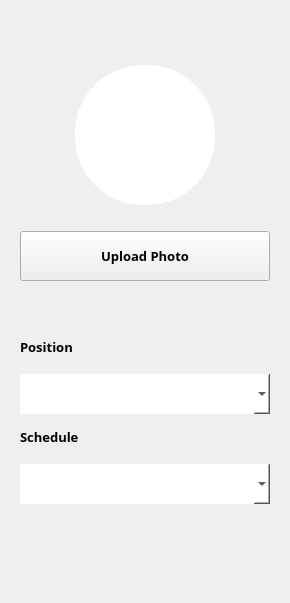
                         <widget class="QWidget" name="widget_91" native="true">
                          <layout class="QVBoxLayout" name="verticalLayout_47">
                           <property name="topMargin">
                            <number>0</number>
                           </property>
                           <item>
                            <widget class="QWidget" name="widget_92" native="true">
                             <property name="sizePolicy">
                              <sizepolicy hsizetype="Expanding" vsizetype="Expanding">
                               <horstretch>0</horstretch>
                               <verstretch>0</verstretch>
                              </sizepolicy>
                             </property>
                             <property name="layoutDirection">
                              <enum>Qt::LeftToRight</enum>
                             </property>
                             <layout class="QVBoxLayout" name="verticalLayout_48">
                              <property name="topMargin">
                               <number>25</number>
                              </property>
                              <property name="bottomMargin">
                               <number>5</number>
                              </property>
                              <item>
                               <spacer name="verticalSpacer_24">
                                <property name="orientation">
                                 <enum>Qt::Vertical</enum>
                                </property>
                                <property name="sizeHint" stdset="0">
                                 <size>
                                  <width>20</width>
                                  <height>40</height>
                                 </size>
                                </property>
                               </spacer>
                              </item>
                              <item alignment="Qt::AlignHCenter">
                               <widget class="QLabel" name="lblEMEpic">
                                <property name="minimumSize">
                                 <size>
                                  <width>140</width>
                                  <height>140</height>
                                 </size>
                                </property>
                                <property name="maximumSize">
                                 <size>
                                  <width>140</width>
                                  <height>140</height>
                                 </size>
                                </property>
                                <property name="styleSheet">
                                 <string notr="true">background-color: rgb(255, 255, 255);
border-radius:68px;</string>
                                </property>
                                <property name="text">
                                 <string/>
                                </property>
                                <property name="pixmap">
                                 <pixmap>user_icon.png</pixmap>
                                </property>
                                <property name="scaledContents">
                                 <bool>true</bool>
                                </property>
                                <property name="alignment">
                                 <set>Qt::AlignCenter</set>
                                </property>
                               </widget>
                              </item>
                              <item>
                               <spacer name="verticalSpacer_25">
                                <property name="orientation">
                                 <enum>Qt::Vertical</enum>
                                </property>
                                <property name="sizeType">
                                 <enum>QSizePolicy::Fixed</enum>
                                </property>
                                <property name="sizeHint" stdset="0">
                                 <size>
                                  <width>216</width>
                                  <height>17</height>
                                 </size>
                                </property>
                               </spacer>
                              </item>
                              <item alignment="Qt::AlignHCenter">
                               <widget class="QPushButton" name="btnEMEupload">
                                <property name="minimumSize">
                                 <size>
                                  <width>250</width>
                                  <height>50</height>
                                 </size>
                                </property>
                                <property name="maximumSize">
                                 <size>
                                  <width>250</width>
                                  <height>43</height>
                                 </size>
                                </property>
                                <property name="font">
                                 <font>
                                  <family>Century Gothic</family>
                                  <pointsize>10</pointsize>
                                  <weight>75</weight>
                                  <bold>true</bold>
                                 </font>
                                </property>
                                <property name="styleSheet">
                                 <string notr="true">QPushButton {
	border-radius: 5px;
	border: 1px solid black;
	color: rgb(255, 255, 255);
	background-color: rgb(0, 0, 0);
}

QPushButton:hover {
	
	background-color: rgb(70, 70, 70);
}

QPushButton:pressed {
	color: rgb(106, 106, 106);
	background-color: rgb(0, 0, 0);
}background-color: rgb(255, 255, 255);</string>
                                </property>
                                <property name="text">
                                 <string>Upload Photo</string>
                                </property>
                               </widget>
                              </item>
                             </layout>
                            </widget>
                           </item>
                           <item>
                            <spacer name="verticalSpacer_26">
                             <property name="orientation">
                              <enum>Qt::Vertical</enum>
                             </property>
                             <property name="sizeHint" stdset="0">
                              <size>
                               <width>20</width>
                               <height>40</height>
                              </size>
                             </property>
                            </spacer>
                           </item>
                           <item>
                            <widget class="QWidget" name="widget_93" native="true">
                             <property name="sizePolicy">
                              <sizepolicy hsizetype="Expanding" vsizetype="Expanding">
                               <horstretch>0</horstretch>
                               <verstretch>0</verstretch>
                              </sizepolicy>
                             </property>
                             <layout class="QVBoxLayout" name="verticalLayout_49">
                              <property name="spacing">
                               <number>16</number>
                              </property>
                              <property name="bottomMargin">
                               <number>10</number>
                              </property>
                              <item>
                               <widget class="QLabel" name="label_55">
                                <property name="font">
                                 <font>
                                  <family>Century Gothic</family>
                                  <pointsize>10</pointsize>
                                  <weight>75</weight>
                                  <bold>true</bold>
                                 </font>
                                </property>
                                <property name="styleSheet">
                                 <string notr="true">color: rgb(255, 255, 255);
color: rgb(0, 0, 0);</string>
                                </property>
                                <property name="text">
                                 <string>Position</string>
                                </property>
                               </widget>
                              </item>
                              <item>
                               <widget class="QComboBox" name="cboEMEposition">
                                <property name="minimumSize">
                                 <size>
                                  <width>0</width>
                                  <height>40</height>
                                 </size>
                                </property>
                                <property name="maximumSize">
                                 <size>
                                  <width>16777215</width>
                                  <height>35</height>
                                 </size>
                                </property>
                                <property name="font">
                                 <font>
                                  <family>Century Gothic</family>
                                  <pointsize>10</pointsize>
                                 </font>
                                </property>
                                <property name="styleSheet">
                                 <string notr="true">background-color: rgb(255, 255, 255);
color: rgb(0, 0, 0);
border: none;</string>
                                </property>
                                <item>
                                 <property name="text">
                                  <string/>
                                 </property>
                                </item>
                                <item>
                                 <property name="text">
                                  <string>Admin</string>
                                 </property>
                                </item>
                                <item>
                                 <property name="text">
                                  <string>Receptionist</string>
                                 </property>
                                </item>
                               </widget>
                              </item>
                              <item>
                               <widget class="QLabel" name="label_58">
                                <property name="font">
                                 <font>
                                  <family>Century Gothic</family>
                                  <pointsize>10</pointsize>
                                  <weight>75</weight>
                                  <bold>true</bold>
                                 </font>
                                </property>
                                <property name="styleSheet">
                                 <string notr="true">color: rgb(255, 255, 255);
color: rgb(0, 0, 0);</string>
                                </property>
                                <property name="text">
                                 <string>Schedule</string>
                                </property>
                               </widget>
                              </item>
                              <item>
                               <widget class="QComboBox" name="cboEMEsched">
                                <property name="minimumSize">
                                 <size>
                                  <width>0</width>
                                  <height>40</height>
                                 </size>
                                </property>
                                <property name="maximumSize">
                                 <size>
                                  <width>16777215</width>
                                  <height>35</height>
                                 </size>
                                </property>
                                <property name="font">
                                 <font>
                                  <family>Century Gothic</family>
                                  <pointsize>10</pointsize>
                                 </font>
                                </property>
                                <property name="styleSheet">
                                 <string notr="true">background-color: rgb(255, 255, 255);
color: rgb(0, 0, 0);
border: none;</string>
                                </property>
                                <item>
                                 <property name="text">
                                  <string/>
                                 </property>
                                </item>
                                <item>
                                 <property name="text">
                                  <string>Morning</string>
                                 </property>
                                </item>
                                <item>
                                 <property name="text">
                                  <string>Night</string>
                                 </property>
                                </item>
                               </widget>
                              </item>
                              <item>
                               <spacer name="verticalSpacer_27">
                                <property name="orientation">
                                 <enum>Qt::Vertical</enum>
                                </property>
                                <property name="sizeHint" stdset="0">
                                 <size>
                                  <width>20</width>
                                  <height>40</height>
                                 </size>
                                </property>
                               </spacer>
                              </item>
                             </layout>
                            </widget>
                           </item>
                           <item>
                            <spacer name="verticalSpacer_28">
                             <property name="orientation">
                              <enum>Qt::Vertical</enum>
                             </property>
                             <property name="sizeHint" stdset="0">
                              <size>
                               <width>20</width>
                               <height>40</height>
                              </size>
                             </property>
                            </spacer>
                           </item>
                          </layout>
                         </widget>
